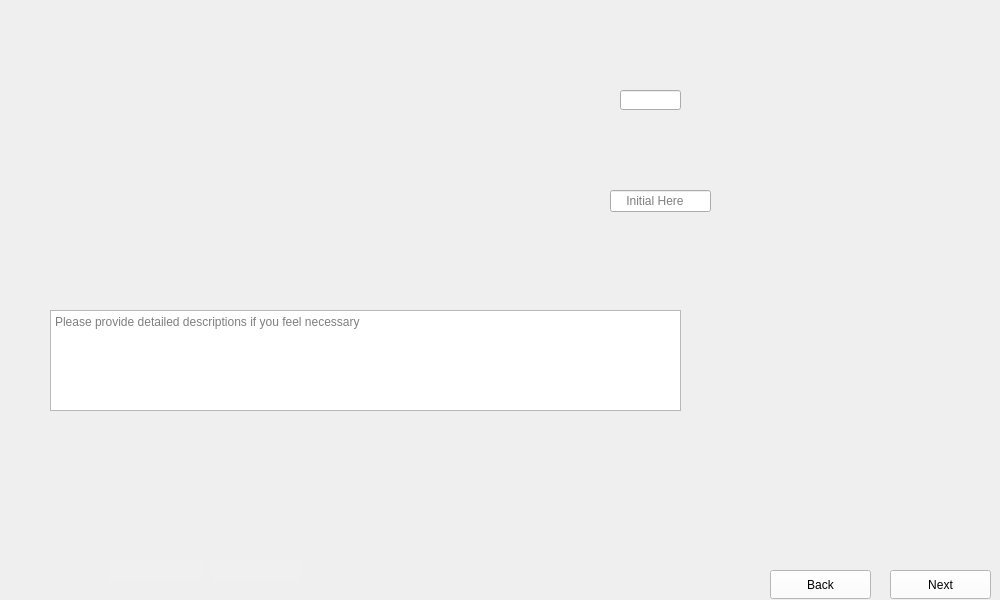
      <widget class="QWidget" name="Dice_Framing_Piezo_1">
       <property name="maximumSize">
        <size>
         <width>1024</width>
         <height>600</height>
        </size>
       </property>
       <property name="styleSheet">
        <string notr="true">border-image: url(:/images/images/Dice_Framing_Piezo_1.png);</string>
       </property>
       <widget class="QTextEdit" name="Dice_Framing_Piezo_1_Comments">
        <property name="geometry">
         <rect>
          <x>50</x>
          <y>310</y>
          <width>631</width>
          <height>101</height>
         </rect>
        </property>
        <property name="styleSheet">
         <string notr="true">border-image:None;</string>
        </property>
        <property name="placeholderText">
         <string>Please provide detailed descriptions if you feel necessary </string>
        </property>
       </widget>
       <widget class="QLineEdit" name="Dice_Framing_Piezo_1_Data">
        <property name="geometry">
         <rect>
          <x>620</x>
          <y>90</y>
          <width>61</width>
          <height>20</height>
         </rect>
        </property>
        <property name="styleSheet">
         <string notr="true">color: rgb(0, 0, 0);
border-image:None;</string>
        </property>
       </widget>
       <widget class="QLineEdit" name="Dice_Framing_Piezo_1_Initial_2">
        <property name="geometry">
         <rect>
          <x>610</x>
          <y>190</y>
          <width>101</width>
          <height>22</height>
         </rect>
        </property>
        <property name="styleSheet">
         <string notr="true">color: rgb(0, 0, 0);
border-image:None;</string>
        </property>
        <property name="placeholderText">
         <string>    Initial Here</string>
        </property>
       </widget>
       <widget class="QPushButton" name="Dice_Framing_Piezo_1_Next">
        <property name="geometry">
         <rect>
          <x>890</x>
          <y>570</y>
          <width>101</width>
          <height>29</height>
         </rect>
        </property>
        <property name="styleSheet">
         <string notr="true">QPushButton{
background-color: rgb(255, 255, 255);
height: 35px;
border-image:None;
}
QPushButton::hover{
background-color: rgb(0, 0, 255);
}
QPushButton:pressed{
padding-top:7px;
padding-top:7px;
}</string>
        </property>
        <property name="text">
         <string>Next</string>
        </property>
       </widget>
       <widget class="QPushButton" name="Dice_Framing_Piezo_1_Back">
        <property name="geometry">
         <rect>
          <x>770</x>
          <y>570</y>
          <width>101</width>
          <height>29</height>
         </rect>
        </property>
        <property name="styleSheet">
         <string notr="true">QPushButton{
background-color: rgb(255, 255, 255);
height: 35px;
border-image:None;
}
QPushButton::hover{
background-color: rgb(0, 0, 255);
}
QPushButton:pressed{
padding-top:7px;
padding-top:7px;
}</string>
        </property>
        <property name="text">
         <string>Back</string>
        </property>
       </widget>
       <widget class="QLineEdit" name="Dice_Framing_Piezo_1_Dates">
        <property name="geometry">
         <rect>
          <x>110</x>
          <y>560</y>
          <width>91</width>
          <height>22</height>
         </rect>
        </property>
        <property name="styleSheet">
         <string notr="true">QLineEdit{
background-color: rgb(240, 240, 240);
border: none;
border-image:None;
}</string>
        </property>
       </widget>
       <widget class="QLineEdit" name="Dice_Framing_Piezo_1_Initial">
        <property name="geometry">
         <rect>
          <x>210</x>
          <y>560</y>
          <width>91</width>
          <height>22</height>
         </rect>
        </property>
        <property name="styleSheet">
         <string notr="true">QLineEdit{
background-color: rgb(240, 240, 240);
border: none;
border-image:None;
}</string>
        </property>
       </widget>
      </widget>
